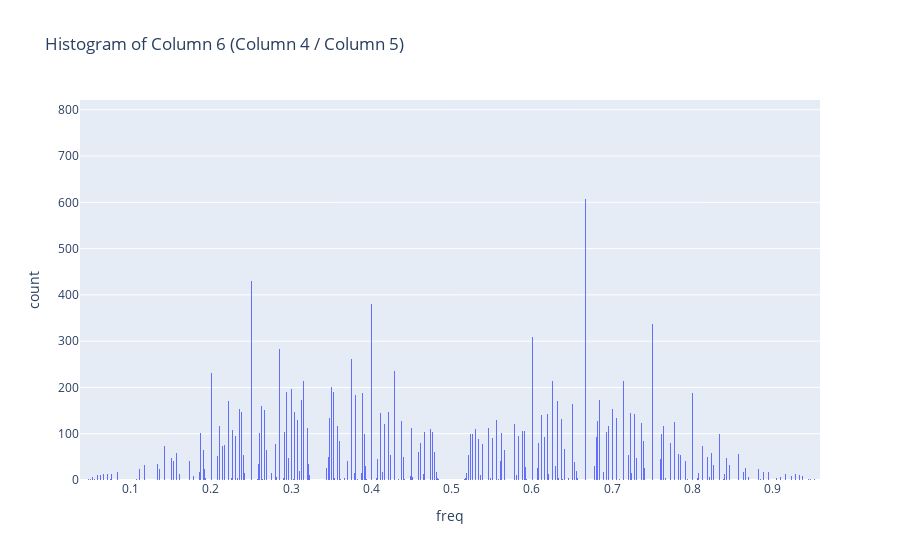

The notebook cell this image was saved under:
### Code cell
data_03 = pd.read_csv("tests/test_01_p3_f0_10000.tsv", names = ["snp_id","snp_number","base","base_count","total_site_depth"], sep = "\t")
data_03["freq"] = data_03["base_count"] / data_03["total_site_depth"]

px.histogram(data_03, x="freq", nbins=1000,
                         title='Histogram of Column 6 (Column 4 / Column 5)',
                         labels={'column6': 'Column 6 Value (Column 4 / Column 5)'})

### Figure 1 — Plotly figure (JSON) as saved in the notebook; plotly's stock layout.template omitted (floating-point values rounded to 4 significant figures; data arrays with more than 128 entries replaced by an {"elided": "..."} marker saying what was removed)
{"data": [{"alignmentgroup": "True", "bingroup": "x", "hovertemplate": "freq=%{x}<br>count=%{y}<extra></extra>", "legendgroup": "", "marker": {"color": "#636efa", "pattern": {"shape": ""}}, "name": "", "nbinsx": 1000, "offsetgroup": "", "orientation": "v", "showlegend": false, "type": "histogram", "x": {"elided": "20910 float values"}, "xaxis": "x", "yaxis": "y"}], "layout": {"barmode": "relative", "legend": {"tracegroupgap": 0}, "title": {"text": "Histogram of Column 6 (Column 4 / Column 5)"}, "xaxis": {"anchor": "y", "domain": [0, 1], "title": {"text": "freq"}}, "yaxis": {"anchor": "x", "domain": [0, 1], "title": {"text": "count"}}}}
